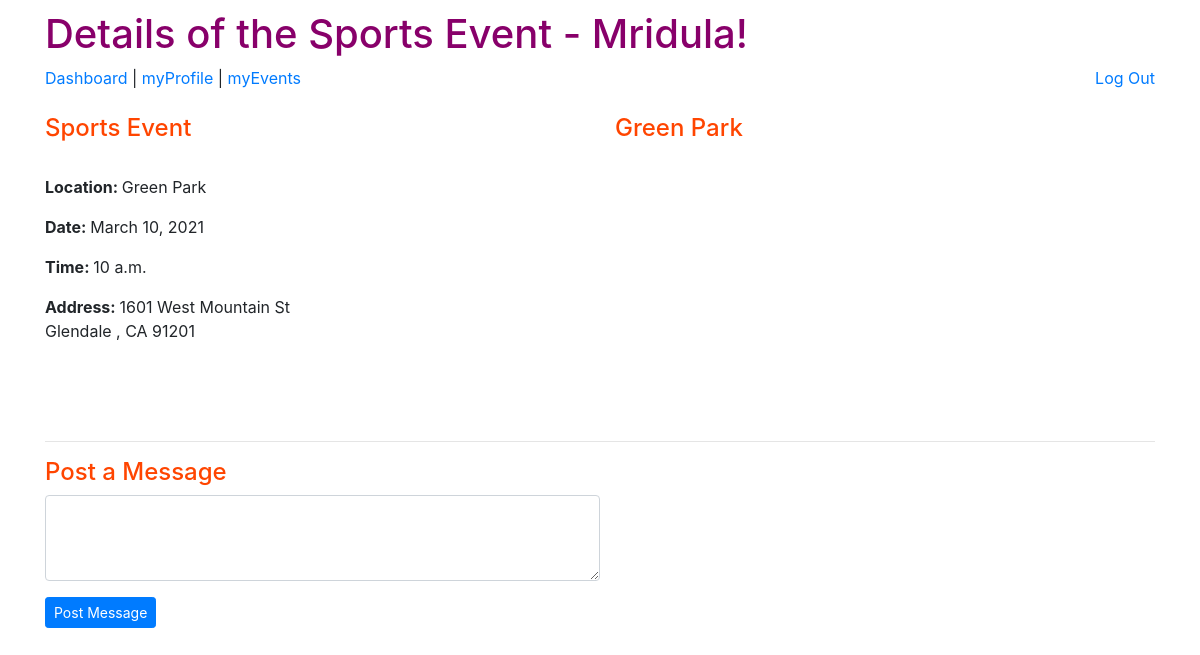
Page /ABC/1/confirmJoin (signed in) on the earlier database version.
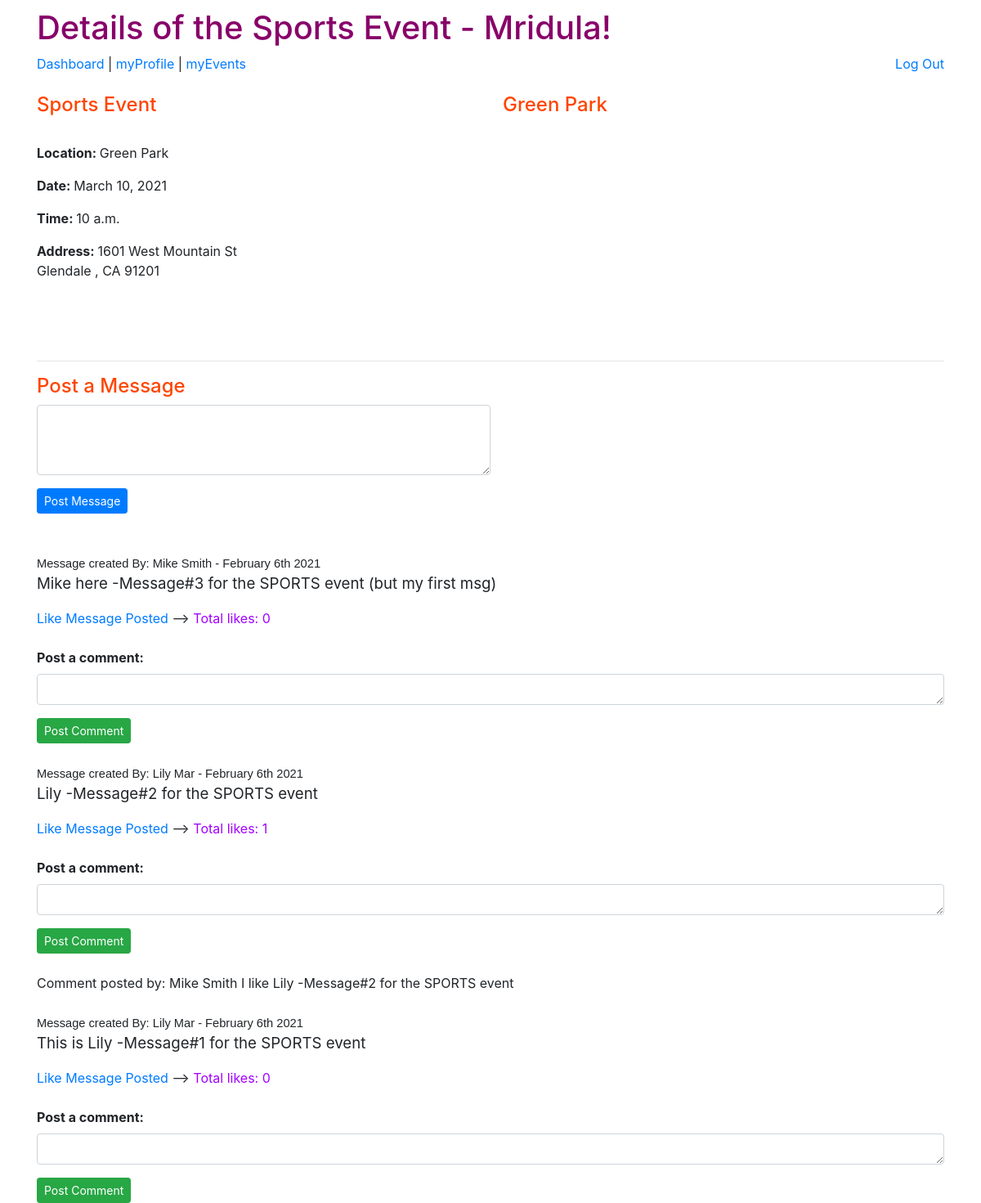
Same page on the later database version.
### group_app/models.py (models this page shows, shortened)
class Event(models.Model):
    event_name = models.CharField(max_length=250)
    location = models.CharField(max_length=250)
    event_date = models.DateField()
    event_time = models.TimeField()
    max_capacity = models.IntegerField()
    current_enrolled = models.IntegerField(default=0)
    action_class_full = models.BooleanField(default=False)
    street_address = models.CharField(max_length=255)
    city = models.CharField(max_length=60)
    state = models.CharField(max_length=2)
    zip_code = models.CharField(max_length=5)
    child_event = models.ManyToManyField(Child, related_name='enrolled_child')
    user_event = models.ManyToManyField(User, related_name='enrolled_user')

class User(models.Model):
    first_name = models.CharField(max_length=60)
    last_name = models.CharField(max_length=60)
    email = models.EmailField(unique=True)
    password = models.CharField(max_length=100)
    created_at = models.DateTimeField(auto_now_add=True)
    updated_at = models.DateTimeField(auto_now=True)
    objects = UserManager()

class Message(models.Model):
    msg_content = models.CharField(max_length=255)
    created_at = models.DateTimeField(auto_now_add=True)
    updated_at = models.DateTimeField(auto_now=True)
    msg_UsrJoin = models.ForeignKey(User, related_name="usermessages_join", on_delete=models.CASCADE)  # OneUserManyMessages
    user_likes = models.ManyToManyField(User, related_name='liked_posts')  # ManyUsersLikeManyMessages and ManyMessagesAreLikedbyManyUsers
    msg_EventJoin = models.ForeignKey(Event, related_name="eventmessages_join",on_delete=models.CASCADE)    #OneEventManyMessages
    objects = MessageManager()

class Comment(models.Model):
    com_content = models.CharField(max_length=255)
    created_at = models.DateTimeField(auto_now_add=True)
    updated_at = models.DateTimeField(auto_now=True)
    com_UserJoin = models.ForeignKey(User, related_name="usercomments_join", on_delete=models.CASCADE)  # OneUserManyComments
    msg_CommJoin = models.ForeignKey(Message, related_name="msgcomments_join", on_delete=models.CASCADE)  # OneMsgManyComments
    objects = CommentManager()

### group_app/views.py (the view)
# urls.py: path('<int:event_id>/confirmJoin', views.confirmJoin),
def confirmJoin(request, event_id):
    this_event = Event.objects.filter(id=event_id)  #d_id comes from the urls.py parm.  FILTER is SO important here -do not use GET!
    if len(this_event) != 1:
        return redirect('/ABC/dashboard')
    user = User.objects.get(id=request.session['user_id'])
    context = {
        'one_event': this_event[0],  #need this because it is a list.  grab "value" to initially populate record for the update/view
        'user': user,
        'api_key': settings.SECRET_KEY2,  #if inspect -unfortunately you can still see the key!
        'messages_list': this_event[0].eventmessages_join.all().order_by("-created_at"), #only messages for this SPECIFIC event
    }
    return render(request, 'confirmJoin.html', context)

### group_app/templates/confirmJoin.html (shortened to what this page needs)
<!DOCTYPE html>
<html lang="en">
<head>
    <link href="https://stackpath.bootstrapcdn.com/bootstrap/4.5.0/css/bootstrap.min.css" rel="stylesheet"
>
    {% load static %}
    <link rel="stylesheet" href="{% static 'css/style.css' %}">
</head>
<body>
    <div class="container">
        <h1>Details of the {{ one_event.event_name }} Event - {{ user.first_name }}!</h1>
        <a href="/ABC/dashboard">Dashboard </a> | <a href="/ABC/myProfile">myProfile </a> | <a
            href="/ABC/myEvents">myEvents </a>
            <a class="float-right" href="/ABC/logout">Log Out</a>
            <br><br>
        <div class="row">
            <div class="col" id="left">
                <h4>{{ one_event.event_name }} Event</h4>
                <br>
                <p><strong>Location: </strong> {{ one_event.location }}</p>
                <p><strong>Date: </strong> {{ one_event.event_date }}</p>
                <p><strong>Time: </strong> {{ one_event.event_time }}</p>
                {% if one_event.location != "Zoom Link" %}
                    <p><strong>Address: </strong>{{ one_event.street_address }} <br> {{ one_event.city}} , {{ one_event.state}} {{ one_event.zip_code}}</p>
                {%else%}
                    <p></p><strong>Address: </strong> ABC ChildCare<br>
                    {{ one_event.street_address }} <br> {{ one_event.city}} , {{ one_event.state}} {{ one_event.zip_code}}</p>
                {%endif%}
                <br>
            </div>
            <div class= "col" id="temp-right">
                {% if one_event.location != "Zoom Link" %}
                    <h4>{{ one_event.location }} </h4>
                {%else%}
                    <h5>ABC ChildCare virtual Zoom Room</h5>
                {%endif%}
                <div id="map"></div>
                <br>
            </div>
        </div>
            <hr>
            <h4>Post a Message</h4>
            <form action="/ABC/createMessage/{{one_event.id}}" method="POST">
                <div class="form-group">
                    <textarea class="form-control w-50" name="msg_content" id="msg_content"   cols="10" rows="3"></textarea>
                </div>
                <button class="btn btn-sm btn-primary">Post Message</button>
            </form>
            <br>
            {% for message in messages_list %}
                <br>
                <pr class='poster'>Message created By:  {{message.msg_UsrJoin.first_name}} {{message.msg_UsrJoin.last_name}} - {{message.created_at|date:'F jS Y'}}</pr>
                <p class='post'>{{message.msg_content}}</p>
                {% if user not in message.user_likes.all %}
                    <a href="/ABC/like/{{one_event.id}}/{{message.id}}">Like Message Posted</a> --> <p style="display:inline; color: rgb(162, 0, 255);">Total likes: {{ message.user_likes.count }}</p>
                {% else %}
                    <a href="/ABC/unlike/{{one_event.id}}/{{message.id}}">UnLike Message!</a> --> <p style="display:inline; color:  rgb(162, 0, 255);">Total likes: {{ message.user_likes.count }}</p>
                {% endif %}
                <form action="/ABC/createComment/{{one_event.id}}/{{message.id}}" method="POST">
                    <br>
                    <div class="form-group">
                        <label for="com_content"><strong>Post a comment:</strong></label>
                        <textarea class="form-control w-20" name="com_content" id="com_content"   cols="5" rows="1"></textarea>
                    </div>
                    <button class="btn btn-sm btn-success">Post Comment</button>
                    <br>
                </form>
                {% for comment in message.msgcomments_join.all %}
                    <br>
                    <pr>Comment posted by: {{comment.com_UserJoin.first_name}} {{comment.com_UserJoin.last_name}}</pr>
                    <pr>{{comment.com_content}}</pr>
                        <br>
                {% endfor %}
            {% endfor %}
    </div>
</body>
</html>

### group_app/static/css/style.css (style rules this page uses)
* { margin:0; padding:0; }
h1 { color: rgb(136, 0, 106); }
.container { margin-top:10px; }
label { font-weight: 400; }
#map { height: 250px; width: 100%; text-emphasis-color:bold; }
h4 { color:orangered; }
#temp-right { display:inline-block; vertical-align: top; }
.poster { font-size: 11pt; text-align: left; font-family: sans-serif; }
.post { font-size: 14pt; text-align: left; }

Differences in the rows shown:
added Message: msg_UsrJoin.first_name "Mike", msg_UsrJoin.last_name "Smith", created_at "February 6th 2021", msg_content "Mike here -Message#3 for the SPORTS event (but my first msg)", user_likes.count "0"
added Message: msg_UsrJoin.first_name "Lily", msg_UsrJoin.last_name "Mar", created_at "February 6th 2021", msg_content "Lily -Message#2 for the SPORTS event", user_likes.count "1"
added Comment: com_UserJoin.first_name "Mike", com_UserJoin.last_name "Smith", com_content "I like Lily -Message#2 for the SPORTS event"
added Message: msg_UsrJoin.first_name "Lily", msg_UsrJoin.last_name "Mar", created_at "February 6th 2021", msg_content "This is Lily -Message#1 for the SPORTS event", user_likes.count "0"
